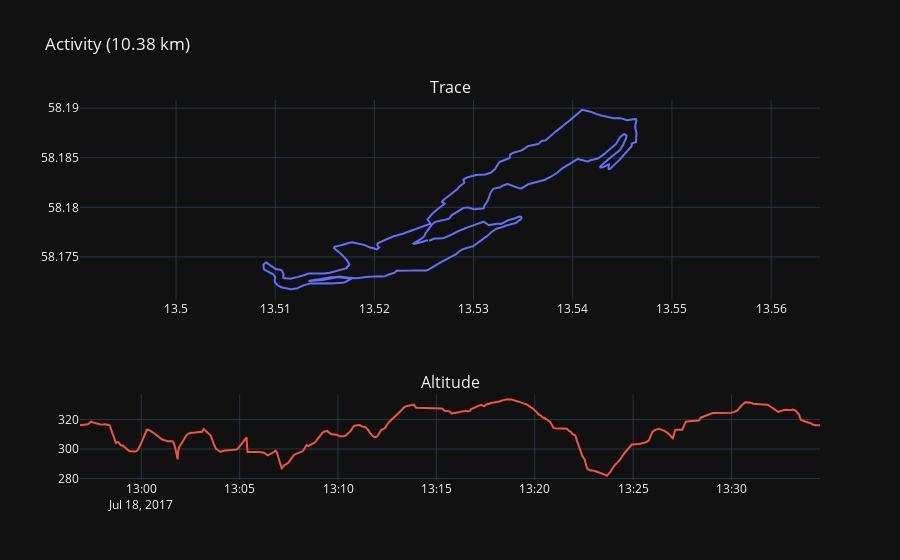

This figure's notebook cell:
### Code cell
reload(fun)
fig = fun.plot_one_gpx(activities[0])

fig.show()

### Figure 1 — Plotly figure (JSON) as saved in the notebook; plotly's stock layout.template omitted (floating-point values rounded to 4 significant figures; data arrays with more than 128 entries replaced by an {"elided": "..."} marker saying what was removed)
{"data": [{"type": "scatter", "x": {"elided": "1802 float values"}, "xaxis": "x", "y": {"elided": "1802 float values"}, "yaxis": "y"}, {"type": "scatter", "x": {"elided": "1802 str values"}, "xaxis": "x2", "y": {"elided": "1802 float values"}, "yaxis": "y2"}], "layout": {"annotations": [{"font": {"size": 16}, "showarrow": false, "text": "Trace", "x": 0.5, "xanchor": "center", "xref": "paper", "y": 1.0, "yanchor": "bottom", "yref": "paper"}, {"font": {"size": 16}, "showarrow": false, "text": "Altitude", "x": 0.5, "xanchor": "center", "xref": "paper", "y": 0.225, "yanchor": "bottom", "yref": "paper"}], "showlegend": false, "title": {"text": "Activity (10.38 km)"}, "xaxis": {"anchor": "y", "domain": [0, 1]}, "xaxis2": {"anchor": "y2", "domain": [0, 1]}, "yaxis": {"anchor": "x", "domain": [0.475, 1.0], "scaleanchor": "x", "scaleratio": 1}, "yaxis2": {"anchor": "x2", "domain": [0, 0.225]}}}
